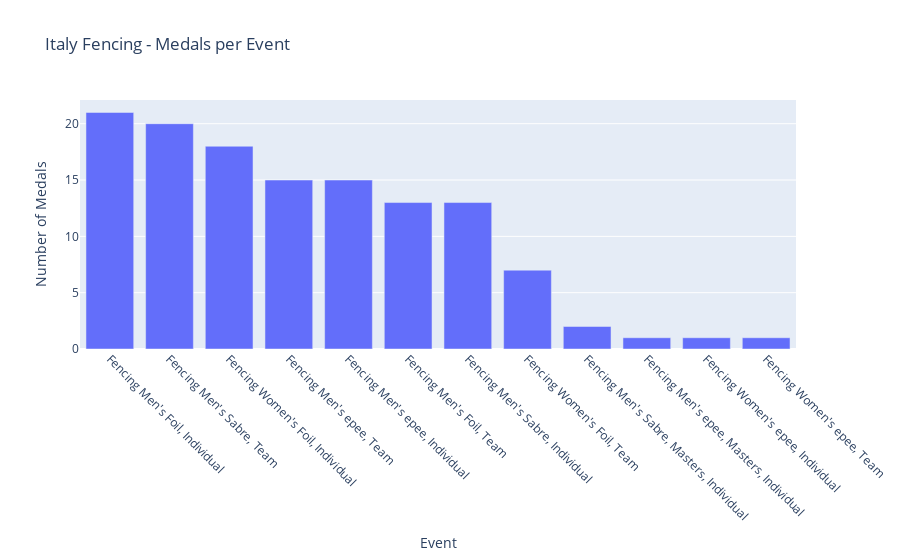

Here is the notebook cell this chart was saved with:
### Code cell
# Medaljer per eent
medals_by_event = (
    fencing_unique_medals
    .groupby("Event")["Medal"]
    .count()
    .sort_values(ascending=False)  
    .reset_index()
)

fig = px.bar(
    medals_by_event,
    x="Event",
    y="Medal",
    title="Italy Fencing - Medals per Event",
    labels={"Medal": "Number of Medals", "Event": "Event"}
)

fig.update_xaxes(tickangle=45)
fig.show()

### Figure 1 — Plotly figure (JSON) as saved in the notebook; plotly's stock layout.template omitted (floating-point values rounded to 4 significant figures)
{"data": [{"hovertemplate": "Event=%{x}<br>Number of Medals=%{y}<extra></extra>", "legendgroup": "", "marker": {"color": "#636efa", "pattern": {"shape": ""}}, "name": "", "orientation": "v", "showlegend": false, "textposition": "auto", "type": "bar", "x": ["Fencing Men's Foil, Individual", "Fencing Men's Sabre, Team", "Fencing Women's Foil, Individual", "Fencing Men's epee, Team", "Fencing Men's epee, Individual", "Fencing Men's Foil, Team", "Fencing Men's Sabre, Individual", "Fencing Women's Foil, Team", "Fencing Men's Sabre, Masters, Individual", "Fencing Men's epee, Masters, Individual", "Fencing Women's epee, Individual", "Fencing Women's epee, Team"], "xaxis": "x", "y": [21, 20, 18, 15, 15, 13, 13, 7, 2, 1, 1, 1], "yaxis": "y"}], "layout": {"barmode": "relative", "legend": {"tracegroupgap": 0}, "title": {"text": "Italy Fencing - Medals per Event"}, "xaxis": {"anchor": "y", "domain": [0, 1], "tickangle": 45, "title": {"text": "Event"}}, "yaxis": {"anchor": "x", "domain": [0, 1], "title": {"text": "Number of Medals"}}}}
